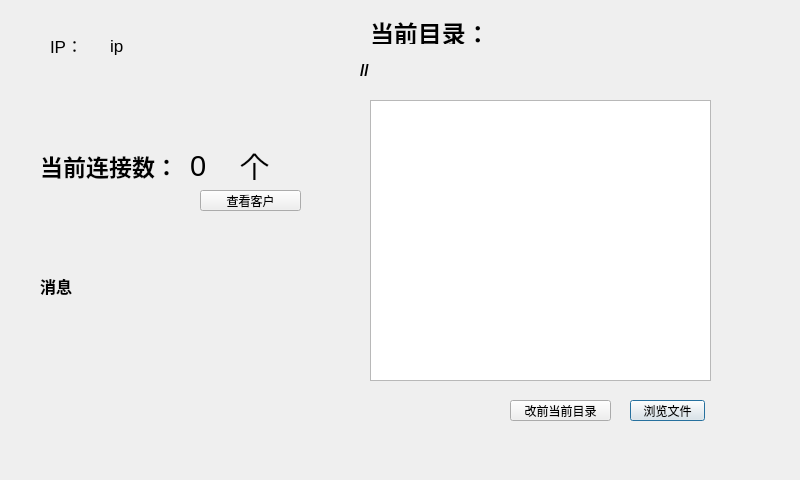
<?xml version="1.0" encoding="UTF-8"?>
<ui version="4.0">
 <class>FtpDialog</class>
 <widget class="QDialog" name="FtpDialog">
  <property name="geometry">
   <rect>
    <x>0</x>
    <y>0</y>
    <width>800</width>
    <height>480</height>
   </rect>
  </property>
  <property name="windowTitle">
   <string>Dialog</string>
  </property>
  <property name="styleSheet">
   <string notr="true"/>
  </property>
  <widget class="QLabel" name="label">
   <property name="geometry">
    <rect>
     <x>40</x>
     <y>140</y>
     <width>131</width>
     <height>51</height>
    </rect>
   </property>
   <property name="font">
    <font>
     <pointsize>17</pointsize>
     <weight>75</weight>
     <bold>true</bold>
    </font>
   </property>
   <property name="text">
    <string>当前连接数：</string>
   </property>
  </widget>
  <widget class="QLabel" name="label_2">
   <property name="geometry">
    <rect>
     <x>370</x>
     <y>20</y>
     <width>125</width>
     <height>24</height>
    </rect>
   </property>
   <property name="font">
    <font>
     <pointsize>18</pointsize>
     <weight>75</weight>
     <bold>true</bold>
    </font>
   </property>
   <property name="text">
    <string>当前目录：</string>
   </property>
  </widget>
  <widget class="QLabel" name="dir_lb">
   <property name="geometry">
    <rect>
     <x>360</x>
     <y>50</y>
     <width>361</width>
     <height>41</height>
    </rect>
   </property>
   <property name="font">
    <font>
     <pointsize>12</pointsize>
     <weight>75</weight>
     <bold>true</bold>
    </font>
   </property>
   <property name="text">
    <string>//</string>
   </property>
  </widget>
  <widget class="QLabel" name="count_lb">
   <property name="geometry">
    <rect>
     <x>190</x>
     <y>150</y>
     <width>41</width>
     <height>31</height>
    </rect>
   </property>
   <property name="font">
    <font>
     <pointsize>22</pointsize>
     <weight>50</weight>
     <bold>false</bold>
    </font>
   </property>
   <property name="text">
    <string>0</string>
   </property>
  </widget>
  <widget class="QListWidget" name="file_lw">
   <property name="geometry">
    <rect>
     <x>370</x>
     <y>100</y>
     <width>341</width>
     <height>281</height>
    </rect>
   </property>
   <property name="styleSheet">
    <string notr="true"/>
   </property>
  </widget>
  <widget class="QLabel" name="msg_lb">
   <property name="geometry">
    <rect>
     <x>40</x>
     <y>240</y>
     <width>321</width>
     <height>91</height>
    </rect>
   </property>
   <property name="font">
    <font>
     <pointsize>12</pointsize>
     <weight>75</weight>
     <bold>true</bold>
    </font>
   </property>
   <property name="text">
    <string>消息</string>
   </property>
  </widget>
  <widget class="QLabel" name="count_lb_2">
   <property name="geometry">
    <rect>
     <x>240</x>
     <y>150</y>
     <width>41</width>
     <height>31</height>
    </rect>
   </property>
   <property name="font">
    <font>
     <pointsize>22</pointsize>
     <weight>50</weight>
     <bold>false</bold>
    </font>
   </property>
   <property name="text">
    <string>个</string>
   </property>
  </widget>
  <widget class="QPushButton" name="pushButton_open">
   <property name="geometry">
    <rect>
     <x>630</x>
     <y>400</y>
     <width>75</width>
     <height>21</height>
    </rect>
   </property>
   <property name="text">
    <string>浏览文件</string>
   </property>
  </widget>
  <widget class="QLabel" name="label_ip">
   <property name="geometry">
    <rect>
     <x>110</x>
     <y>30</y>
     <width>181</width>
     <height>31</height>
    </rect>
   </property>
   <property name="font">
    <font>
     <pointsize>13</pointsize>
    </font>
   </property>
   <property name="text">
    <string>ip</string>
   </property>
  </widget>
  <widget class="QLabel" name="label_ip_2">
   <property name="geometry">
    <rect>
     <x>50</x>
     <y>30</y>
     <width>41</width>
     <height>31</height>
    </rect>
   </property>
   <property name="font">
    <font>
     <pointsize>13</pointsize>
    </font>
   </property>
   <property name="text">
    <string>IP：</string>
   </property>
  </widget>
  <widget class="QPushButton" name="pushButton_cddir">
   <property name="geometry">
    <rect>
     <x>510</x>
     <y>400</y>
     <width>101</width>
     <height>21</height>
    </rect>
   </property>
   <property name="text">
    <string>改前当前目录</string>
   </property>
  </widget>
  <widget class="QPushButton" name="pushButton_usr">
   <property name="geometry">
    <rect>
     <x>200</x>
     <y>190</y>
     <width>101</width>
     <height>21</height>
    </rect>
   </property>
   <property name="text">
    <string>查看客户</string>
   </property>
  </widget>
 </widget>
 <resources/>
 <connections/>
</ui>
